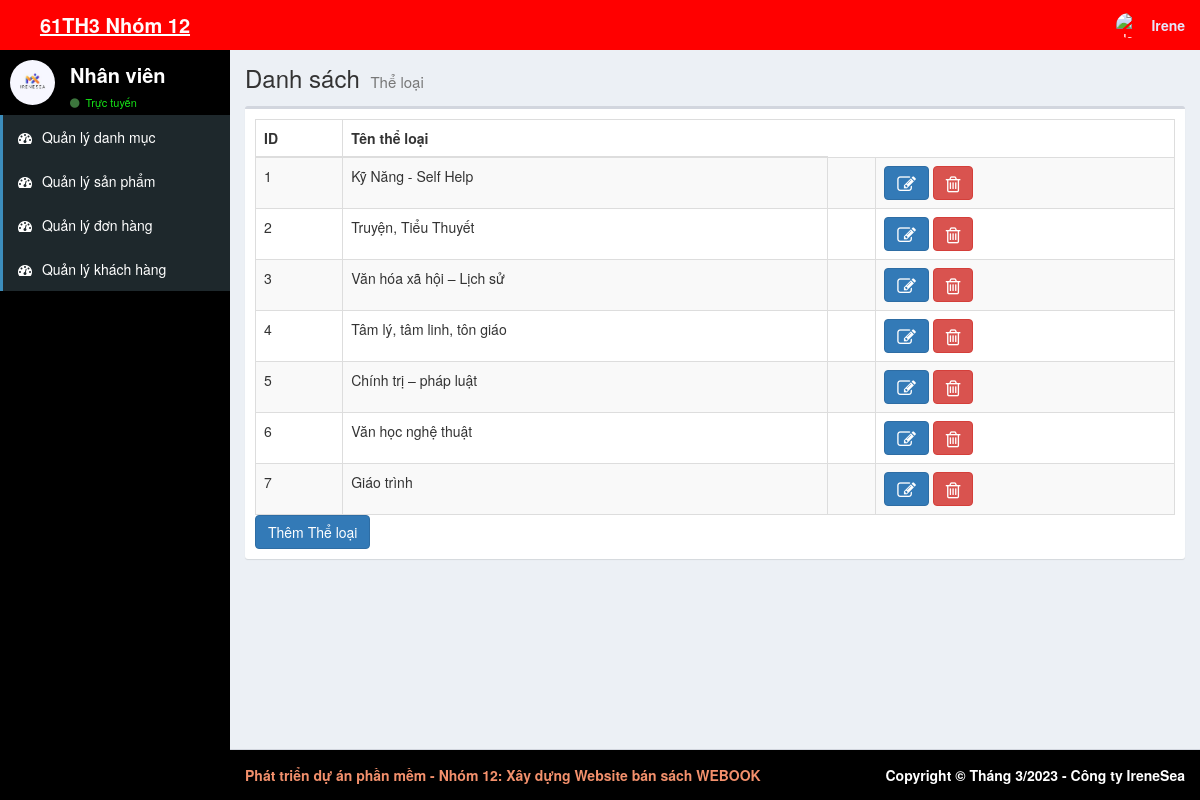
The app's page /admin/nhanvien/qlydanhmuc.php (signed in) with its own data.
### tables this page shows
CREATE TABLE `theloai` (
  `ID_Theloai` int(10) NOT NULL,
  `Tentheloai` varchar(100) NOT NULL
);

### admin/nhanvien/qlydanhmuc.php (the view, shortened to what this page needs)
<?php
 include "head.php";
?>
<body class="hold-transition skin-blue sidebar-mini">
    <div class="wrapper">
    <?php
 include "Header.php";
?>
    <?php
 include "aside.php";
?>
      <div class="content-wrapper">
      <section class="content-header">
          <h1>
            Danh sách
            <small>Thể loại</small>
          </h1>
        </section>
        <section class="content">
          <div class="row">
            <div class="col-xs-12">
              <div class="box">
                <div class="box-body">
                  <table id="example1" class="table table-bordered table-striped">
                    <thead>
                      <tr>
                        <th>ID</th>
                        <th>Tên thể loại</th>
                      </tr>
                    </thead>
                    <tbody>
                    <?php
                         require '../../inc/config.php';
                         $sql="SELECT * from theloai";
                         $result = $conn->query($sql);
                         if ($result->num_rows > 0) {
                          while($row = $result->fetch_assoc()) {
                      ?>
                        <tr>
                        <td ><?php echo $row["ID_Theloai"] ?></a></td>
                        <td ><?php echo $row["Tentheloai"] ?></a></td>
                        <td ></td>
                        <td><a class="btn btn-primary" href="suadanhmuc.php?ID_Theloai=<?php echo $row["ID_Theloai"] ?>">
                            <i class="fa fa-edit fa-lg" title="Chỉnh sửa"></i>
                            </a>
                            <a class="btn btn-danger" onclick="return confirm('Bạn có thật sự muốn xóa không ?');" href="xoadanhmuc.php?ID_Theloai=<?php  echo $row["ID_Theloai"]  ?>" onclick="myFunction()">
                            <i class="fa fa-trash-o fa-lg" title="Xóa"></i>
                            </a>
                        </td>
                        </tr>
                        <?php
                          }
                        }
                         ?>
                    </tbody>
                  </table>
                  <div  style="text-align:left">
                <a class="btn btn-primary "href="themdanhmuc.php">
                    Thêm Thể loại</a>
                </div>
                </div>
              </div>
            </div>
          </div>
        </section>
      </div>
      <?php
      include "footer.php";
     ?>
    </div>
  </body>
</html>

### records on screen
theloai: ID_Theloai "1", Tentheloai "Kỹ Năng - Self Help"
theloai: ID_Theloai "2", Tentheloai "Truyện, Tiểu Thuyết"
theloai: ID_Theloai "3", Tentheloai "Văn hóa xã hội – Lịch sử"
theloai: ID_Theloai "4", Tentheloai "Tâm lý, tâm linh, tôn giáo"
theloai: ID_Theloai "5", Tentheloai "Chính trị – pháp luật"
theloai: ID_Theloai "6", Tentheloai "Văn học nghệ thuật"
theloai: ID_Theloai "7", Tentheloai "Giáo trình"

### other values on screen
$_SESSION['Tendangnhap'] "Irene"
